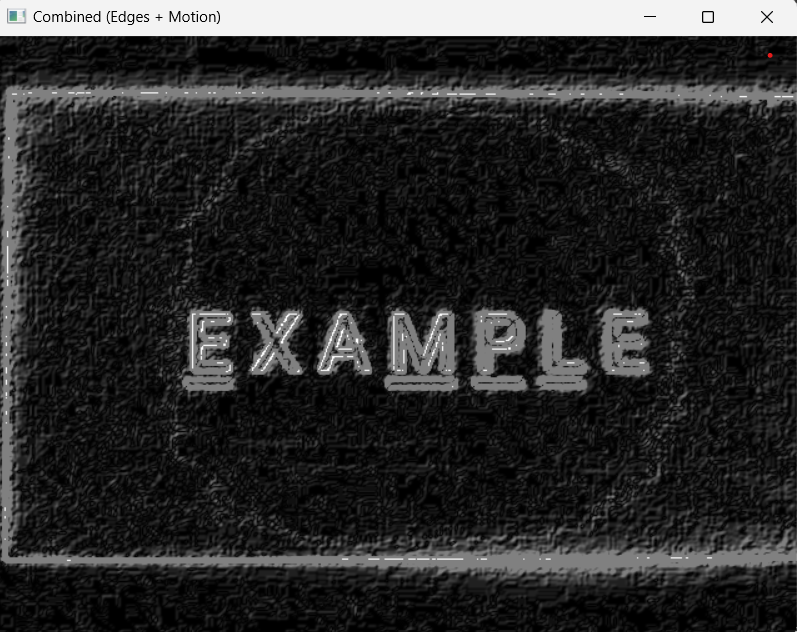
#> input picture Images/Combined-(Edges+motion) .png, 797 x 632 px, given in place of the camera
$ python App.py   (older library calls are emulated)
#> lines starting #> are read from the running program, lines starting #| are printed output that depends on the picture
import cv2
import numpy as np

# get video from webcam
cap = cv2.VideoCapture(0)

# Read the first frame for motion detection and manually convert it to greyscale
_, prev_frame = cap.read()
#> prev_frame is the input picture: shape (632, 797, 3); mean B, G, R 43.4, 43.4, 43.4
prev_gray = cv2.cvtColor(prev_frame, cv2.COLOR_BGR2GRAY)

while True:
    # Read the current frame
    _, frame = cap.read()
    gray = cv2.cvtColor(frame, cv2.COLOR_BGR2GRAY)

    # Edge detection using Sobel and Laplacian
    sobelx = cv2.Sobel(gray, cv2.CV_64F, 1, 0, ksize=5)
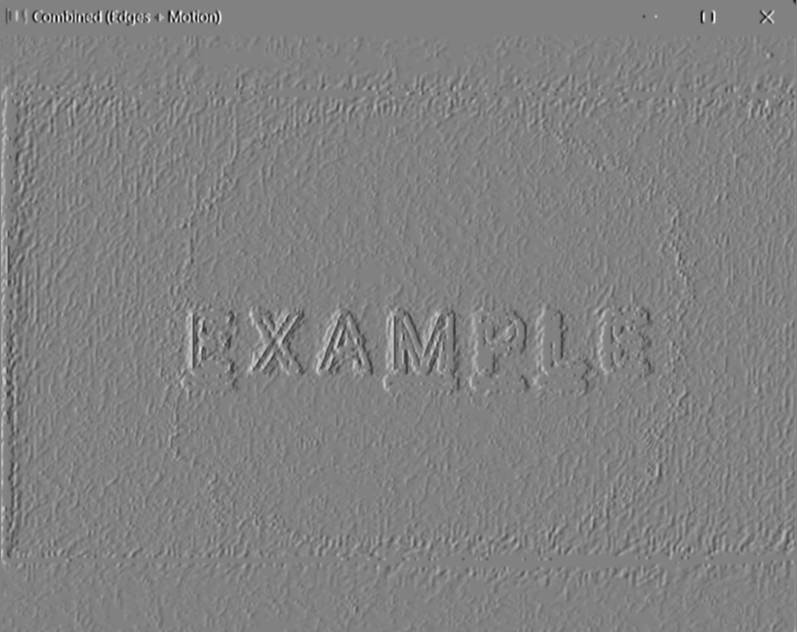
#> sobelx: shape (632, 797) float64; min -9742, max 9418, mean -2.8; drawn with min black and max white
    sobely = cv2.Sobel(gray, cv2.CV_64F, 0, 1, ksize=5)
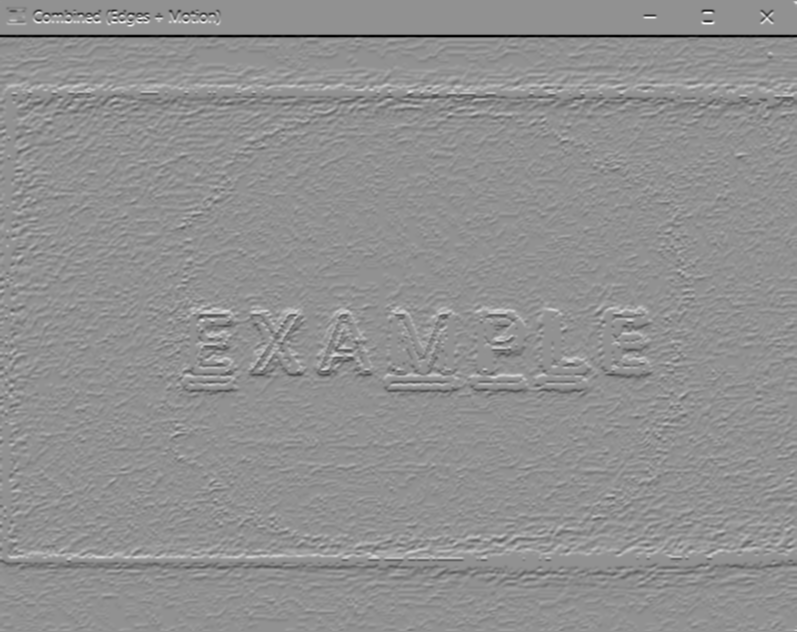
#> sobely: shape (632, 797) float64; min -11664, max 8818, mean -46.6; drawn with min black and max white
    sobel = sobelx + sobely
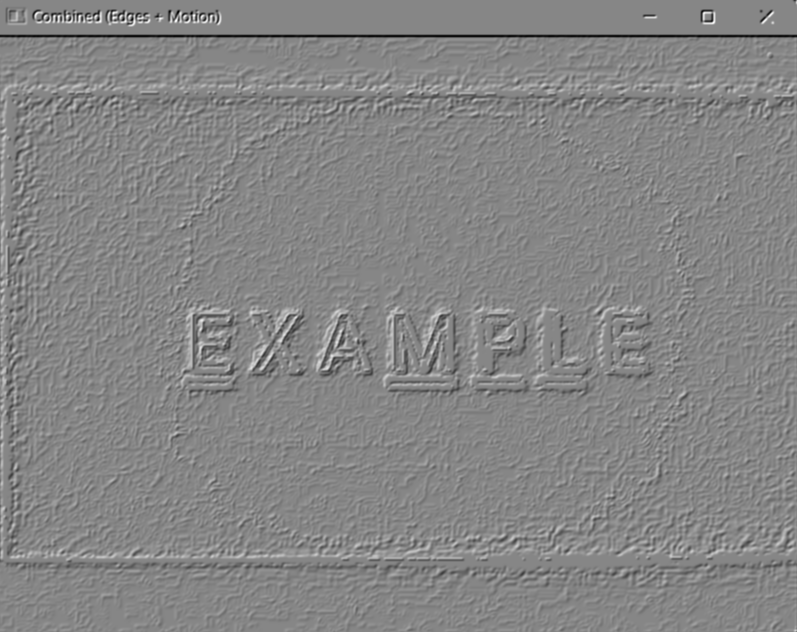
#> sobel: shape (632, 797) float64; min -12882, max 11616, mean -49.4; drawn with min black and max white
    sobel = cv2.convertScaleAbs(sobel)
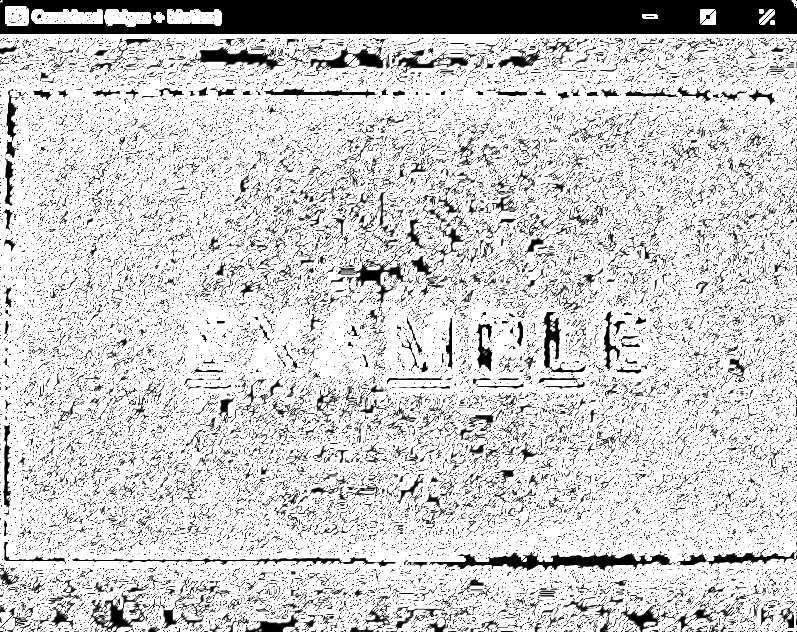
#> sobel: shape (632, 797); min 0, max 255, mean 206.8
    sobel_color = cv2.cvtColor(sobel, cv2.COLOR_GRAY2BGR)

    # Motion detection using frame differencing
    diff = cv2.absdiff(prev_gray, gray)
#> diff: shape (632, 797); every value is 0
    _, motion = cv2.threshold(diff, 30, 255, cv2.THRESH_BINARY)
    motion_color = cv2.cvtColor(motion, cv2.COLOR_GRAY2BGR)
#> motion_color: shape (632, 797, 3); every value is 0

    # Update the previous frame
    prev_gray = gray

    # Combine edges and motion
    combined = cv2.addWeighted(sobel_color, 0.5, motion_color, 0.5, 0)
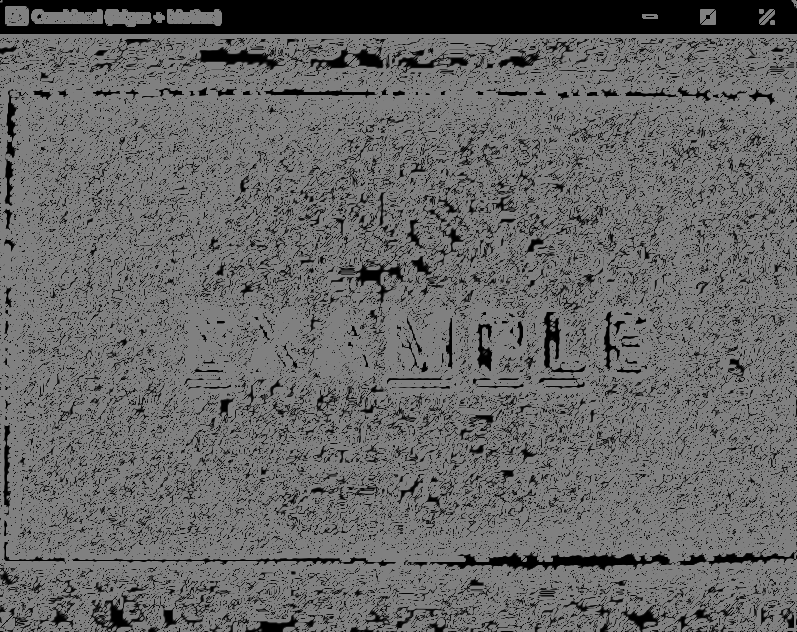
#> combined: shape (632, 797, 3); min 0, max 128, mean 103.8

    cv2.imshow("Original", frame)
    cv2.imshow("Sobel Combined", sobel)
    cv2.imshow("Motion", motion)
    cv2.imshow("Combined (Edges + Motion)", combined)

    # 'Esc' key to exit
    if cv2.waitKey(5) & 0xFF == 27:
#> (key Esc is pressed here)
        break

cap.release()
cv2.destroyAllWindows()

$ run again, on Images/Motion.png
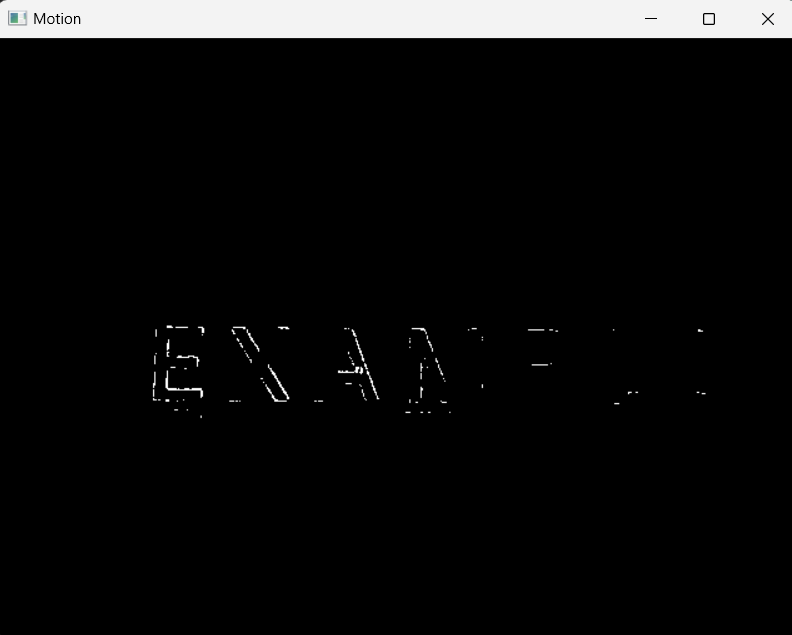
#> input picture Images/Motion.png, 792 x 635 px, given in place of the camera
#> prev_frame is the input picture: shape (635, 792, 3); mean B, G, R 15, 15, 15
#> `sobelx = cv2.Sobel(gray, cv2.CV_64F, 1, 0, ksize=5)`:
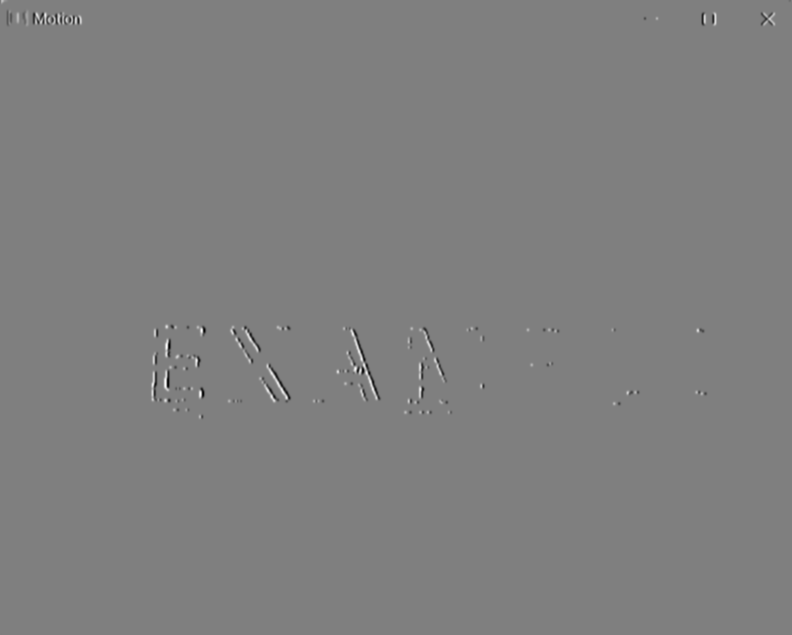
#> sobelx: shape (635, 792) float64; min -12240, max 12240, mean 0.1; drawn with min black and max white
#> diff: shape (635, 792); every value is 0
#> motion_color: shape (635, 792, 3); every value is 0
#> `combined = cv2.addWeighted(sobel_color, 0.5, motion_color, 0.5, 0)`:
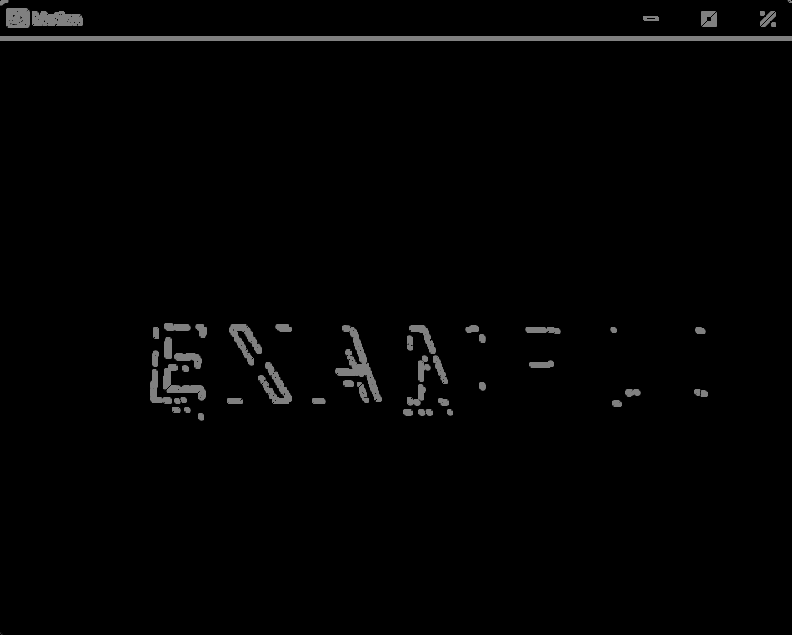
#> combined: shape (635, 792, 3); min 0, max 128, mean 3.1

$ run again, on Images/Sobel-Combined.png
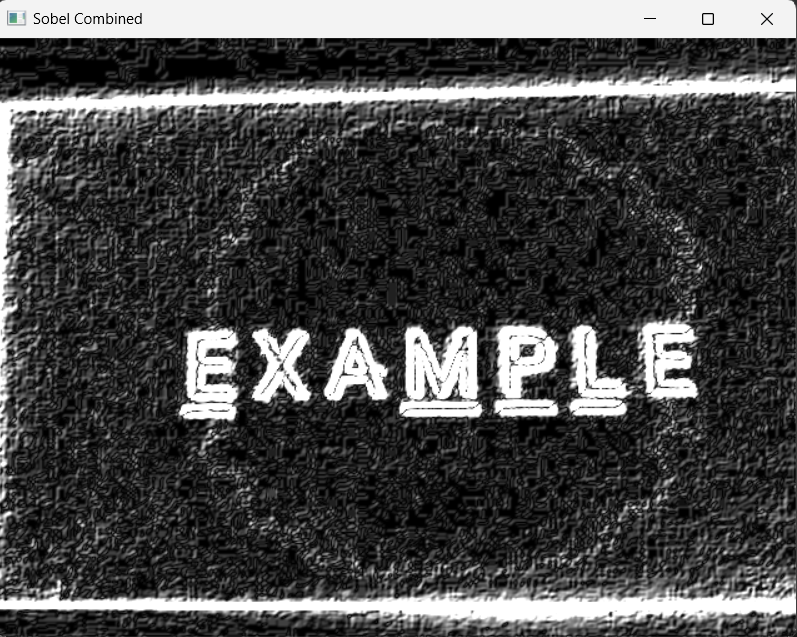
#> input picture Images/Sobel-Combined.png, 797 x 637 px, given in place of the camera
#> prev_frame is the input picture: shape (637, 797, 3); mean B, G, R 73.7, 73.7, 73.7
#> `sobel = cv2.convertScaleAbs(sobel)`:
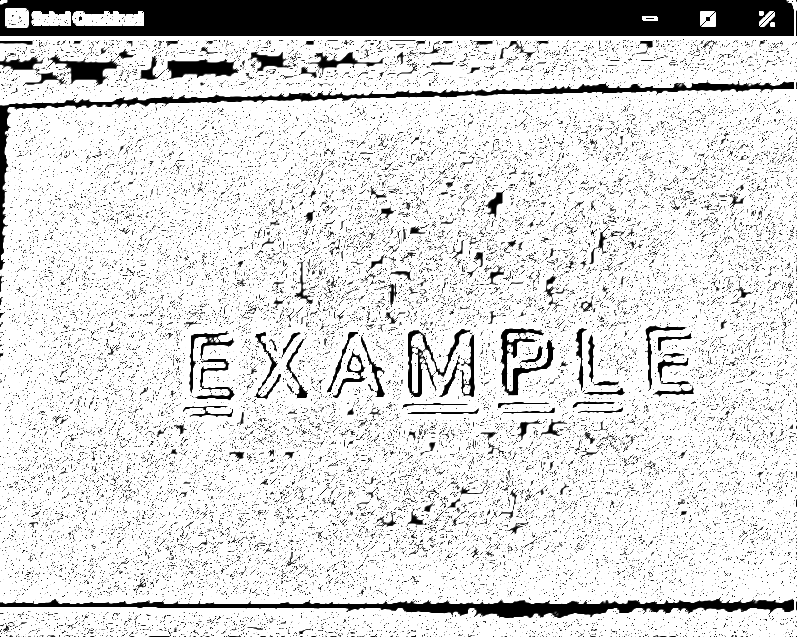
#> sobel: shape (637, 797); min 0, max 255, mean 215.9
#> diff: shape (637, 797); every value is 0
#> motion_color: shape (637, 797, 3); every value is 0
#> `combined = cv2.addWeighted(sobel_color, 0.5, motion_color, 0.5, 0)`:
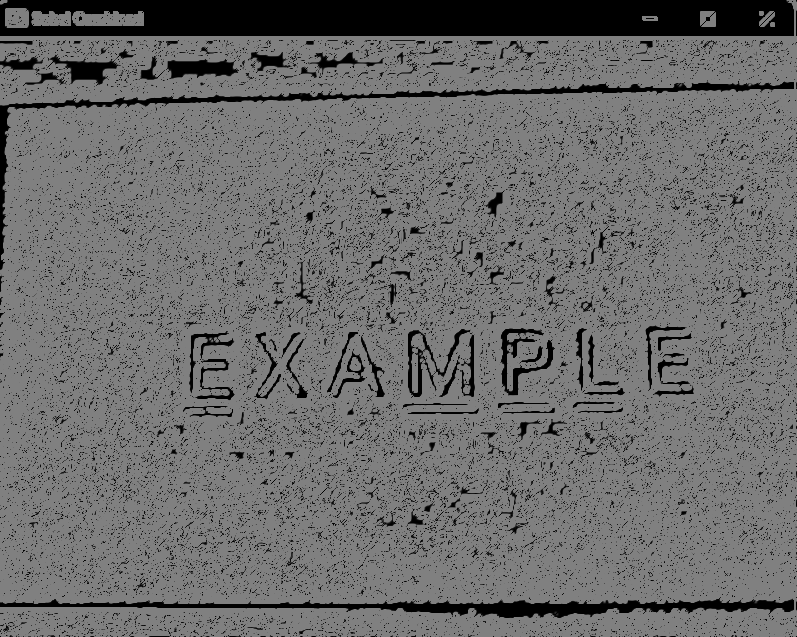
#> combined: shape (637, 797, 3); min 0, max 128, mean 108.3
